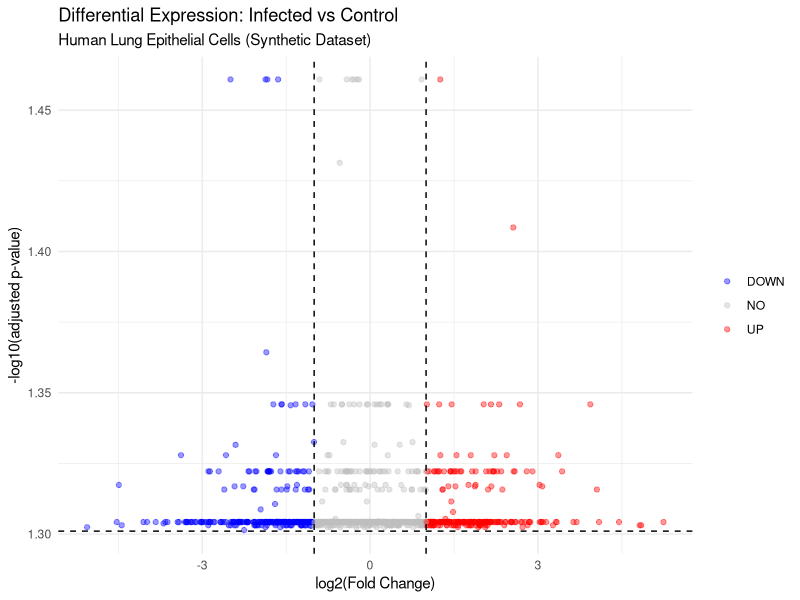

Write the R code that produced this figure.
# RNA-seq Professional Pipeline: Synthetic Data & Visualization
if (!require("ggplot2")) install.packages("ggplot2")
if (!require("ggrepel")) install.packages("ggrepel")

# 1. GENERATE SYNTHETIC DATA
set.seed(42)
genes <- paste0("Gene_", 1:1000)
results <- data.frame(
  gene = genes,
  log2FoldChange = rnorm(1000, mean=0, sd=1.5),
  pvalue = runif(1000, 0, 0.05)
)

# Create "Significance" column
results$padj <- p.adjust(results$pvalue, method="BH")
results$diffexpressed <- "NO"
results$diffexpressed[results$log2FoldChange > 1.0 & results$padj < 0.05] <- "UP"
results$diffexpressed[results$log2FoldChange < -1.0 & results$padj < 0.05] <- "DOWN"

# 2. CREATE PROFESSIONAL VOLCANO PLOT
p <- ggplot(data=results, aes(x=log2FoldChange, y=-log10(padj), col=diffexpressed)) +
    geom_point(alpha=0.4, size=1.5) + 
    theme_minimal() +
    scale_color_manual(values=c("blue", "grey", "red")) +
    geom_vline(xintercept=c(-1, 1), col="black", linetype="dashed") +
    geom_hline(yintercept=-log10(0.05), col="black", linetype="dashed") +
    labs(title="Differential Expression: Infected vs Control",
         subtitle="Human Lung Epithelial Cells (Synthetic Dataset)",
         x="log2(Fold Change)", y="-log10(adjusted p-value)") +
    theme(legend.title = element_blank())

# 3. SAVE THE OUTPUTS
dir.create("results/plots", recursive = TRUE)
dir.create("results/tables", recursive = TRUE)

ggsave("results/plots/volcano_plot.png", p, width=7, height=5, dpi=300)
write.csv(results[results$diffexpressed != "NO", ], "results/tables/top_DEGs.csv")

print("Pipeline Finished! Check your results/ folder.")
